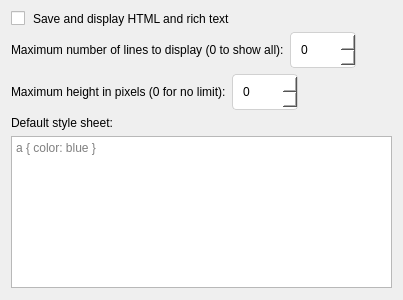
<?xml version="1.0" encoding="UTF-8"?>
<ui version="4.0">
 <class>ItemTextSettings</class>
 <widget class="QWidget" name="ItemTextSettings">
  <property name="styleSheet">
   <string>
QLineEdit, QComboBox, QSpinBox, QDoubleSpinBox { border-radius: 4px; border: 1px solid #D1D1D1; padding: 5px 8px; min-height: 24px; background: #FFFFFF; }
QComboBox:focus, QLineEdit:focus, QSpinBox:focus, QDoubleSpinBox:focus { border: 1px solid #0078D4; }
QPushButton { border-radius: 4px; padding: 5px 12px; min-height: 24px; border: 1px solid #E5E5E5; background: #FBFBFB; }
QPushButton:hover { background: #F5F5F5; }
QPushButton:pressed { background: #E5E5E5; }
QPushButton:default { background: #0078D4; color: #FFFFFF; border: 1px solid #0078D4; }
QPushButton:default:hover { background: #106EBE; }
QCheckBox { spacing: 8px; }
QGroupBox { border-radius: 8px; border: 1px solid #E5E5E5; margin-top: 12px; padding: 12px; background: #FFFFFF; }
QGroupBox::title { subcontrol-origin: margin; subcontrol-position: top left; padding: 0 8px; left: 12px; }
QListWidget, QTreeWidget, QTableWidget { border-radius: 8px; border: 1px solid #E5E5E5; }
QScrollBar:vertical { border: none; background: transparent; width: 8px; margin: 0; }
QScrollBar::handle:vertical { background: #C0C0C0; border-radius: 4px; min-height: 24px; }
QScrollBar::handle:vertical:hover { background: #A0A0A0; }
QScrollBar::add-line:vertical, QScrollBar::sub-line:vertical { height: 0; }
QScrollBar:horizontal { border: none; background: transparent; height: 8px; margin: 0; }
QScrollBar::handle:horizontal { background: #C0C0C0; border-radius: 4px; min-width: 24px; }
QScrollBar::handle:horizontal:hover { background: #A0A0A0; }
QScrollBar::add-line:horizontal, QScrollBar::sub-line:horizontal { width: 0; }
   </string>
  </property>

  <property name="geometry">
   <rect>
    <x>0</x>
    <y>0</y>
    <width>403</width>
    <height>300</height>
   </rect>
  </property>
  <layout class="QVBoxLayout" name="verticalLayout">
   <item>
    <widget class="QCheckBox" name="checkBoxUseRichText">
     <property name="text">
      <string>Save and display HTML and rich text</string>
     </property>
    </widget>
   </item>
   <item>
    <layout class="QHBoxLayout" name="horizontalLayout">
     <item>
      <widget class="QLabel" name="label">
       <property name="text">
        <string>Maximum number of lines to display (0 to show all):</string>
       </property>
       <property name="buddy">
        <cstring>spinBoxMaxLines</cstring>
       </property>
      </widget>
     </item>
     <item>
      <widget class="QSpinBox" name="spinBoxMaxLines">
       <property name="maximum">
        <number>1000</number>
       </property>
      </widget>
     </item>
     <item>
      <spacer name="horizontalSpacer">
       <property name="orientation">
        <enum>Qt::Horizontal</enum>
       </property>
       <property name="sizeHint" stdset="0">
        <size>
         <width>40</width>
         <height>20</height>
        </size>
       </property>
      </spacer>
     </item>
    </layout>
   </item>
   <item>
    <layout class="QHBoxLayout" name="horizontalLayout_2">
     <item>
      <widget class="QLabel" name="label_2">
       <property name="text">
        <string>Maximum height in pixels (0 for no limit):</string>
       </property>
       <property name="buddy">
        <cstring>spinBoxMaxHeight</cstring>
       </property>
      </widget>
     </item>
     <item>
      <widget class="QSpinBox" name="spinBoxMaxHeight">
       <property name="maximum">
        <number>2000</number>
       </property>
      </widget>
     </item>
     <item>
      <spacer name="horizontalSpacer_2">
       <property name="orientation">
        <enum>Qt::Horizontal</enum>
       </property>
       <property name="sizeHint" stdset="0">
        <size>
         <width>40</width>
         <height>20</height>
        </size>
       </property>
      </spacer>
     </item>
    </layout>
   </item>
   <item>
    <widget class="QLabel" name="label_3">
     <property name="text">
      <string>Default style sheet:</string>
     </property>
     <property name="buddy">
      <cstring>textEditDefaultStyleSheet</cstring>
     </property>
    </widget>
   </item>
   <item>
    <widget class="QPlainTextEdit" name="textEditDefaultStyleSheet">
     <property name="placeholderText">
      <string notr="true">a { color: blue }</string>
     </property>
    </widget>
   </item>
   <item>
    <spacer name="verticalSpacer">
     <property name="orientation">
      <enum>Qt::Vertical</enum>
     </property>
     <property name="sizeHint" stdset="0">
      <size>
       <width>20</width>
       <height>40</height>
      </size>
     </property>
    </spacer>
   </item>
  </layout>
 </widget>
 <tabstops>
  <tabstop>checkBoxUseRichText</tabstop>
  <tabstop>spinBoxMaxLines</tabstop>
  <tabstop>spinBoxMaxHeight</tabstop>
  <tabstop>textEditDefaultStyleSheet</tabstop>
 </tabstops>
 <resources/>
 <connections/>
</ui>
